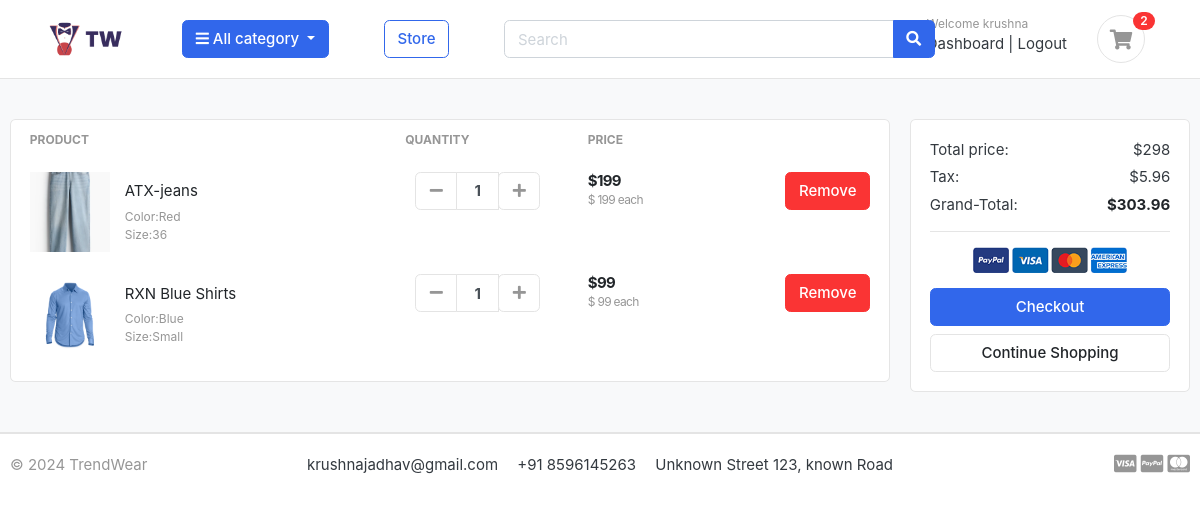
The app's page /cart/ (signed in), older data.
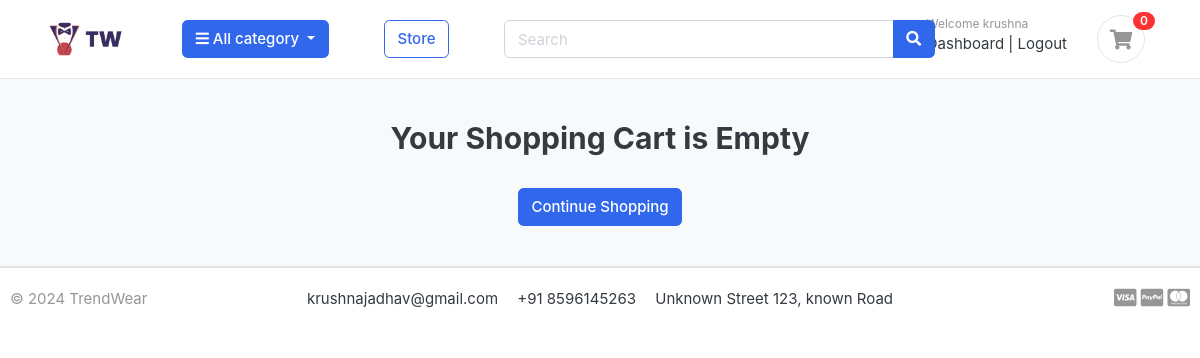
The same page, newer data.
### accounts/models.py (models this page shows, shortened)
class Account(AbstractBaseUser):
    first_name   = models.CharField(max_length=50)
    last_name    = models.CharField(max_length=50)
    username     = models.CharField(max_length=50,unique=True)
    email        = models.EmailField(max_length=100,unique=True)
    phone_number = models.CharField(max_length=50)
    date_joined   = models.DateTimeField(auto_now_add=True)
    last_login    = models.DateTimeField(auto_now_add=True)
    is_admin      = models.BooleanField(default=False)
    is_staff      = models.BooleanField(default=False)
    is_active     = models.BooleanField(default=False)
    is_superadmin = models.BooleanField(default=False)
    USERNAME_FIELD = 'email'
    REQUIRED_FIELDS =['username','first_name','last_name']
    objects=MyAccountManager()

### cart/models.py (models this page shows, shortened)
class CartItem(models.Model):
    user = models.ForeignKey(Account,on_delete=models.CASCADE,null=True)
    product=models.ForeignKey(Product,on_delete=models.CASCADE)
    variation = models.ManyToManyField(Variation,blank=True)
    cart = models.ForeignKey(Cart,on_delete=models.CASCADE,null=True)
    quantity=models.IntegerField()
    is_active=models.BooleanField(default=True)
    def sub_total(self):
        return self.product.price * self.quantity

### store/models.py (models this page shows, shortened)
class Product(models.Model):
    product_name  =models.CharField(max_length=200,unique=True)
    slug          =models.SlugField(max_length=200,unique=True)
    description   =models.TextField(max_length=500,blank=True)
    price         =models.IntegerField()
    images        =models.ImageField(upload_to='photos/products')
    stock         =models.IntegerField()
    is_available  =models.BooleanField(default=True)
    category      =models.ForeignKey(Category,on_delete=models.CASCADE)
    created_date  =models.DateTimeField(auto_now_add=True)
    modified_date =models.DateTimeField(auto_now=True)
    def get_url(self):
        return reverse('product_detail',args=[self.category.slug,self.slug])

class Variation(models.Model):
    product   = models.ForeignKey(Product,on_delete=models.CASCADE)
    variation_category = models.CharField(max_length=100,choices=variation_category_choice)
    variation_value  = models.CharField(max_length=100)
    is_active  = models.BooleanField(default=True)
    created_date  = models.DateTimeField(auto_now=True)
    objects = VariationManager()

### cart/views.py (the view)
# urls.py: path('cart/', include('cart.urls')),
def cart(request,total=0,quantity=0,cart_item=None):
    try:
        tax=0
        grand_total=0
        cart_items=[]
        if request.user.is_authenticated:
            cart_items=CartItem.objects.filter(user=request.user,is_active=True)
        else:
            cart=Cart.objects.get(cart_id=_cart_id(request))
            cart_items=CartItem.objects.filter(cart=cart,is_active=True)
        for cart_item in cart_items:
            total += (cart_item.product.price * cart_item.quantity )
            quantity+=cart_item.quantity
        tax =(2*total)/100
        grand_total = total + tax
    except ObjectDoesNotExist:
        pass
    context  = {
        'total':total,
        'quantity':quantity,
        'cart_items':cart_items,
        'tax':tax,
        'grand_total':grand_total
    }
    return render(request,'store/cart.html',context)

### EK_app/context_processors.py (called while the page is built)
def menu_links(request):
    links = Category.objects.all()
    return dict(links=links)

### EK_app/models.py (called while the page is built)
    def get_url(self):
        return reverse('products_by_category',args=[self.slug])

### cart/context_processors.py (called while the page is built)
def counter(request):
    cart_count=0
    if 'admin' in request.path:
        return {}
    else:
        try:
            cart=Cart.objects.filter(cart_id=_cart_id(request))
            if request.user.is_authenticated:
                cart_items = CartItem.objects.all().filter(user=request.user)
            else:
                cart_items = CartItem.objects.all().filter(cart=cart[:1])
            for cart_item in cart_items:
                cart_count  += cart_item.quantity
        except Cart.DoesNotExist:
            cart_count=0
    return dict(cart_count=cart_count)

### cart/views.py (called while the page is built)
def _cart_id(request):
    cart=request.session.session_key
    if not cart:
        cart=request.session.create()
    return cart

### EK_app/templates/store/cart.html (shortened to what this page needs)
{% extends "base.html" %}
{% load static %}
{% block content %}
<section class="section-content padding-y bg">
    <div class="container">
    {% if not cart_items%}
        <h2 class="text-center">Your Shopping Cart is Empty</h2>
        <br>
        <div class="text-center">
            <a href="{% url "storev" %}" class="btn btn-primary">Continue Shopping</a>
        </div>
    {%else%}
    <div class="row">
        <aside class="col-lg-9">
    <div class="card">
    <table class="table table-borderless table-shopping-cart">
    <thead class="text-muted">
    <tr class="small text-uppercase">
      <th scope="col">Product</th>
      <th scope="col" width="120">Quantity</th>
      <th scope="col" width="120">Price</th>
      <th scope="col" class="text-right" width="200"> </th>
    </tr>
    </thead>
    <tbody>
    {% for cart_item in cart_items  %}
    <tr>
        <td>
            <figure class="itemside align-items-center">
                <div class="aside"><img src="{{ cart_item.product.images.url}}" class="img-sm"></div>
                <figcaption class="info">
                    <a href="{{ cart_item.product.get_url }}" class="title text-dark">{{cart_item.product.product_name }}</a>
                    <p class="text-muted small">
                        {% if cart_item.variation.all %}
                         {% for item in cart_item.variation.all  %}
                          {{item.variation_category| capfirst}}:{{item.variation_value | capfirst}} <br>
                         {% endfor %}
                        {% endif %}
                    </p>
                </figcaption>
            </figure>
        </td>
        <td>
                        <div class="col">
                            <div class="input-group input-spinner">
                                <div class="input-group-prepend">
                                <a href="{% url 'remove_cart' cart_item.product.id cart_item.id  %}" class="btn btn-light" type="button" id="button-plus"> <i class="fa fa-minus"></i> </a>
                                </div>
                                <input type="text" class="form-control"  value="{{cart_item.quantity}}">
                                <div class="input-group-append">
                                <form action="{% url 'add_cart' cart_item.product.id  %}" method='POST'>
                                    <button  class="btn btn-light" type="submit" id="button-minus"> <i class="fa fa-plus"></i> </button>
                                </form>
                                </div>
                            </div>
                        </div>
        </td>
        <td>
            <div class="price-wrap">
                <var class="price">${{ cart_item.sub_total }}</var>
                <small class="text-muted">$ {{cart_item.product.price}} each </small>
            </div>
        </td>
        <td class="text-right">
        <a href="{% url 'remove_cart_item' cart_item.product.id cart_item.id  %}" onclick="return confirm('Are you sure you want to delete this item')" class="btn btn-danger"> Remove</a>
        </td>
    </tr>
    {% endfor %}
    </tbody>
    </table>
    </div>
        </aside>
        <aside class="col-lg-3">
            <div class="card">
            <div class="card-body">
                <dl class="dlist-align">
                  <dt>Total price:</dt>
                  <dd class="text-right">${{ total }}</dd>
                </dl>
                <dl class="dlist-align">
                  <dt>Tax:</dt>
                  <dd class="text-right"> ${{ tax }}</dd>
                </dl>
                <dl class="dlist-align">
                  <dt>Grand-Total:</dt>
                  <dd class="text-right text-dark b"><strong>${{ grand_total }}</strong></dd>
                </dl>
                <hr>
                <p class="text-center mb-3">
                    <img src="{% static "./images/misc/payments.png" %}" height="26">
                </p>
                <a href="{% url "checkout" %}" class="btn btn-primary btn-block"> Checkout </a>
                <a href="{% url "storev" %}" class="btn btn-light btn-block">Continue Shopping</a>
            </div>
            </div>
    </aside>
    </div>
    {%endif%}
    </div>
    </section>
{% endblock content %}

### EK_app/templates/base.html (shortened to what this page needs)
{% load static %}
<!DOCTYPE HTML>
<html lang="en">
<head>
<link href="{% static "css/bootstrap.css" %}" rel="stylesheet" type="text/css"/>
<link href="{% static "fonts/fontawesome/css/all.min.css" %}" type="text/css" rel="stylesheet">
<link rel="stylesheet" href="{% static 'css/style.css' %}">
<link href="{% static "css/ui.css" %}" rel="stylesheet" type="text/css"/>
<link href="{% static "css/responsive.css" %}" rel="stylesheet" media="only screen and (max-width: 1200px)" />
</head>
<body>
{% include "includes/navbar.html" %}
{% block content %}{% endblock content %}
{% include "includes/footer.html" %}

### EK_app/templates/includes/navbar.html (shortened to what this page needs)
{% load static %}
<header class="section-header">
    <section class="header-main border-bottom">
        <div class="container-fluid">
    <div class="row align-items-center">
        <div class="">
            <a href="/" class="brand-wrap">
                <img class="logo ml-5 mr-5"  src="{% static "./images/logo1.png" %}" >
            </a>
        </div>
        <div class="col-lg col-sm col-md col-6 flex-grow-0">
            <div class="category-wrap dropdown d-inline-block float-right">
                <button type="button" class="btn btn-primary dropdown-toggle" data-toggle="dropdown">
                    <i class="fa fa-bars"></i> All category
                </button>
            </div>
        </div>
        <a href="{% url "storev" %}" class="btn btn-outline-primary ml-5">Store</a>
        <div class="col-lg  col-md-6 col-sm-12 col">
            <form action="{% url "search" %}" class="search" method='GET'>
                <div class="input-group w-70 ml-5 ">
                    <input type="text" class="form-control" style="width:60%;" placeholder="Search" name="keyword">
                    <div class="input-group-append">
                      <button class="btn btn-primary " type="submit">
                        <i class="fa fa-search"></i>
                      </button>
                    </div>
                </div>
            </form>
        </div>
        <div class="col-lg-3 col-sm-6 col-8 order-2 order-lg-3">
                    <div class="d-flex justify-content-end mb-3 mb-lg-0">
                        {% if user.id is None %}
                        <div class="widget-header mr-4">
                            <small class="title text-muted">Welcome guest!</small>
                            <div>
                                <a href="{% url 'login' %}">Sign in</a> <span class="dark-transp"> | </span>
                                <a href="{% url 'register' %}"> Register</a>
                            </div>
                        </div>
                        {% else %}
                        <div class="widget-header">
                            <small class="title text-muted">Welcome {{user.first_name}}</small>
                            <div>
                                <a href="{% url "dashboard" %}">Dashboard</a> <span class="dark-transp"> | </span>
                                <a href="{% url 'logout' %}">Logout</a>
                            </div>
                        </div>
                        {% endif %}
                        <a href="{% url "cart" %}" class="widget-header pl-3 ml-3">
                            <div class="icon icon-sm rounded-circle border mr-5"><i class="fa fa-shopping-cart"></i></div>
                            <span class="badge badge-pill badge-danger notify mr-5">{{ cart_count }}</span>
                        </a>
                    </div>
                </div>
    </div>
        </div>
    </section>
    </header>

### EK_app/templates/includes/footer.html
<footer class="section-footer border-top">
	<div class="container">
		<section class="footer-bottom border-top row">
			<div class="col-md-2">
				<p class="text-muted"> &copy 2024 TrendWear </p>
			</div>
			<div class="col-md-8 text-md-center">
				<span  class="px-2">krushnajadhav@gmail.com</span>
				<span  class="px-2">+91 8596145263</span>
				<span  class="px-2">Unknown Street 123, known Road</span>
			</div>
			<div class="col-md-2 text-md-right text-muted">
				<i class="fab fa-lg fa-cc-visa"></i>
				<i class="fab fa-lg fa-cc-paypal"></i>
				<i class="fab fa-lg fa-cc-mastercard"></i>
			</div>
		</section>
	</div>
</footer>

### EK_app/static/css/style.css (style rules this page uses)
* { padding: 0; margin: 0; }

### EK_app/static/css/ui.css (style rules this page uses)
html { font-family: "Inter", sans-serif; font-size: 15px; }
.icon-xs, .icon-sm, .icon-md, .icon-lg { display: inline-block; text-align: center; flex-shrink: 0; flex-grow: 0; }
.icon-sm { width: 48px; height: 48px; line-height: 48px !important; font-size: 20px; }
.padding-y { padding-top: 40px; padding-bottom: 40px; }
.bg { background-color: #f8f9fa; }
p:last-child { margin-bottom: 0; }
.header-main { position: relative; padding-top: 1rem; padding-bottom: 1rem; }
.brand-wrap .logo, .navbar-brand .logo { margin-right: 7px; max-height: 42px; display: inline-block; }
.widget-header { display: inline-block; vertical-align: middle; position: relative; }
.widget-header a { color: #343a40; }
.widget-header i { color: #969696; }
.widget-header .title { display: block; }
.widget-header .notify { position: absolute; top: -3px; right: -10px; }
.footer-bottom { padding-top: 20px; padding-bottom: 20px; }
.notify { position: absolute; top: -4px; right: -10px; display: inline-block; padding: 0.25em 0.6em; font-size: 12px; line-height: 1; text-align: center; border-radius: 3rem; color: #fff; background-color: #fa3434; }

Row changes from the older to the newer data that the page shows:
removed CartItem: product.images (picture), product.product_name "ATX-jeans", quantity "1", sub_total "199", product.price "199"
no longer on this page (row unchanged): Variation: variation_category "Color", variation_value "Red", shown under "ATX-jeans"
no longer on this page (row unchanged): Variation: variation_category "Size", variation_value "36", shown under "ATX-jeans"
removed CartItem: product.images (picture), product.product_name "RXN Blue Shirts", quantity "1", sub_total "99", product.price "99"
no longer on this page (row unchanged): Variation: variation_category "Color", variation_value "Blue", shown under "RXN Blue Shirts"
no longer on this page (row unchanged): Variation: variation_category "Size", variation_value "Small", shown under "RXN Blue Shirts"
Text that changed along with them:
{{ cart_count }}: "2" → "0"
{{ total }}: "298" → (not shown)
{{ tax }}: "5.96" → (not shown)
{{ grand_total }}: "303.96" → (not shown)
text no longer shown: "PRODUCT QUANTITY PRICE Total price: $ Tax: $ Grand-Total: $ Checkout"
text now shown: "Your Shopping Cart is Empty"
